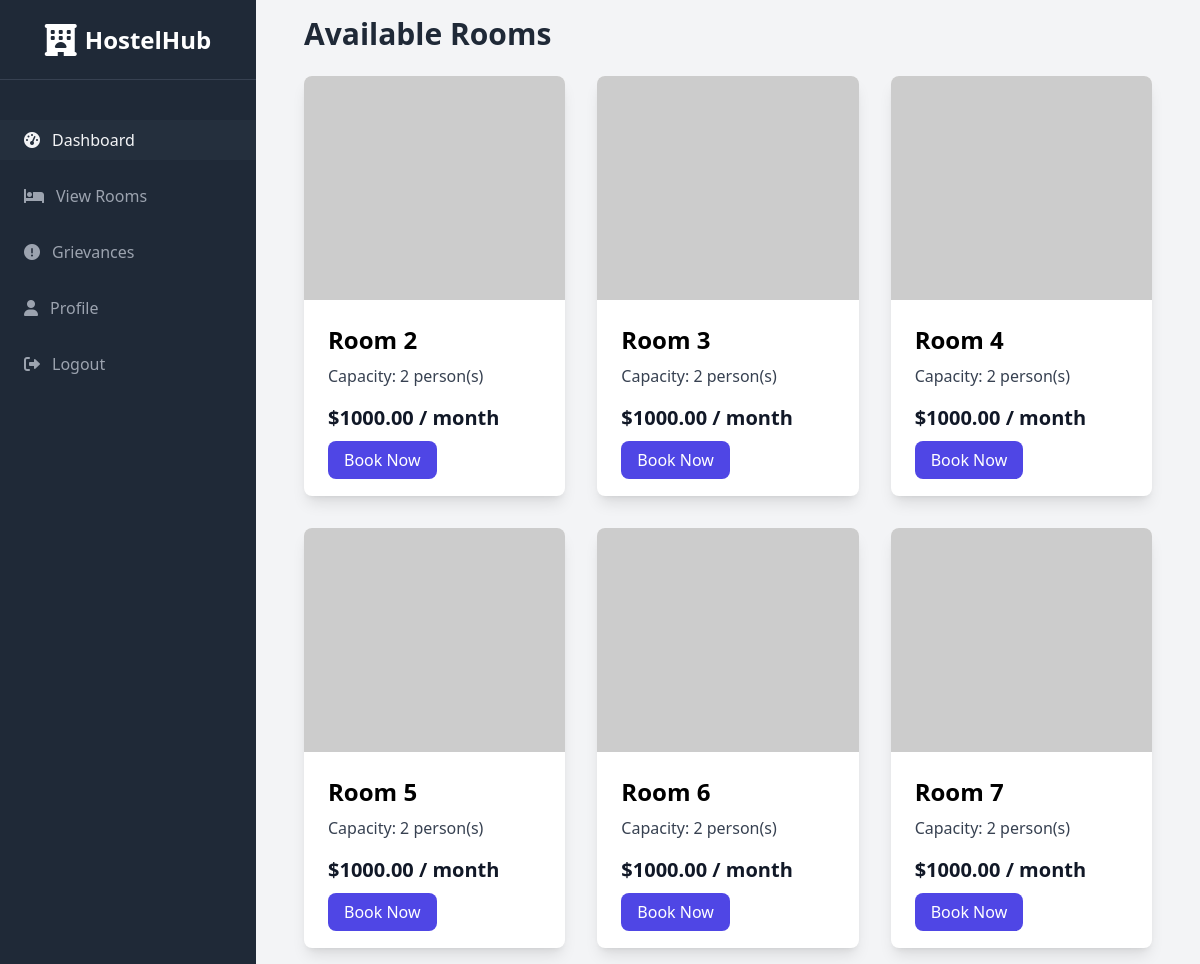
The app's page /rooms/ (signed in) with its own data.
### hostel/models.py (models this page shows, shortened)
class Room(models.Model):
    room_number = models.CharField(max_length=10, unique=True)
    capacity = models.PositiveIntegerField()
    is_available = models.BooleanField(default=True)
    price = models.DecimalField(max_digits=8, decimal_places=2)

### hostel/views.py (the view)
# urls.py: path('rooms/', views.rooms, name='rooms'),
@login_required
def rooms(request):
    rooms = Room.objects.filter(is_available=True)
    return render(request, 'rooms.html', {'rooms': rooms})

### templates/rooms.html (shortened to what this page needs)
{% extends "base.html" %}
{% block content %}
<h1 class="text-3xl font-bold text-gray-800 mb-6">Available Rooms</h1>
<div class="grid grid-cols-1 md:grid-cols-2 lg:grid-cols-3 gap-8">
    {% for room in rooms %}
    <div class="bg-white rounded-lg shadow-lg overflow-hidden">
        <img class="h-56 w-full object-cover" src="https://placehold.co/600x400/indigo/white?text=Room+{{room.room_number}}" alt="Room Image">
        <div class="p-6">
            <h2 class="font-bold text-2xl mb-2">Room {{ room.room_number }}</h2>
            <p class="text-gray-700 text-base mb-4">
                Capacity: {{ room.capacity }} person(s)
            </p>
            <p class="text-gray-900 font-bold text-xl mb-4">${{ room.price }} / month</p>
            {% if not user.is_staff %}
            <a href="{% url 'room_detail' room.id %}" class="bg-indigo-600 text-white px-4 py-2 rounded-lg hover:bg-indigo-700">Book Now</a>
            {% endif %}
        </div>
    </div>
    {% empty %}
    <p>No available rooms at the moment.</p>
    {% endfor %}
</div>
{% endblock %}

### templates/base.html (shortened to what this page needs)
  {% load static %}
<!DOCTYPE html>
<html lang="en">
<head>
    <script src="https://cdn.tailwindcss.com"></script>
    <link href="https://cdnjs.cloudflare.com/ajax/libs/font-awesome/6.0.0-beta3/css/all.min.css" rel="stylesheet">
    <link rel="stylesheet" href="{% static 'css/style.css' %}">
</head>
<body class="bg-gray-100 font-sans leading-normal tracking-normal">
    <div class="flex md:flex-row flex-col">
        <div class="bg-gray-800 text-white w-full md:w-64 min-h-screen md:min-h-screen md:fixed">
            <div class="flex items-center justify-center h-20 border-b border-gray-700">
                <i class="fas fa-hotel fa-2x mr-2"></i>
                <span class="text-2xl font-bold">HostelHub</span>
            </div>
            <nav class="mt-10">
                <a href="{% url 'dashboard' %}" class="flex items-center mt-4 py-2 px-6 bg-gray-700 bg-opacity-25 text-gray-100">
                    <i class="fas fa-tachometer-alt mr-3"></i> Dashboard
                </a>
                {% if user.is_staff %}
                    <a href="{% url 'rooms' %}" class="flex items-center mt-4 py-2 px-6 text-gray-400 hover:bg-gray-700 hover:text-gray-100">
                        <i class="fas fa-bed mr-3"></i> Rooms
                    </a>
                     <a href="/admin" class="flex items-center mt-4 py-2 px-6 text-gray-400 hover:bg-gray-700 hover:text-gray-100">
                        <i class="fas fa-cogs mr-3"></i> Admin Panel
                    </a>
                {% else %}
                    <a href="{% url 'rooms' %}" class="flex items-center mt-4 py-2 px-6 text-gray-400 hover:bg-gray-700 hover:text-gray-100">
                        <i class="fas fa-bed mr-3"></i> View Rooms
                    </a>
                {% endif %}
                <a href="{% url 'grievances' %}" class="flex items-center mt-4 py-2 px-6 text-gray-400 hover:bg-gray-700 hover:text-gray-100">
                    <i class="fas fa-exclamation-circle mr-3"></i> Grievances
                </a>
                <a href="{% url 'profile' %}" class="flex items-center mt-4 py-2 px-6 text-gray-400 hover:bg-gray-700 hover:text-gray-100">
                    <i class="fas fa-user mr-3"></i> Profile
                </a>
                 <a href="{% url 'logout' %}" class="flex items-center mt-4 py-2 px-6 text-gray-400 hover:bg-gray-700 hover:text-gray-100">
                    <i class="fas fa-sign-out-alt mr-3"></i> Logout
                </a>
            </nav>
        </div>
        <main class="flex-1 p-4 md:ml-64">
             <div class="container mx-auto px-4 sm:px-8">
                {% block content %}
                {% endblock %}
            </div>
        </main>
    </div>
</body>
</html>

### static/css/style.css (style rules this page uses)
body { -webkit-font-smoothing: antialiased; -moz-osx-font-smoothing: grayscale; }

### records on screen
Room: room_number "2", capacity "2", price "1000.00"
Room: room_number "3", capacity "2", price "1000.00"
Room: room_number "4", capacity "2", price "1000.00"
Room: room_number "5", capacity "2", price "1000.00"
Room: room_number "6", capacity "2", price "1000.00"
Room: room_number "7", capacity "2", price "1000.00"
